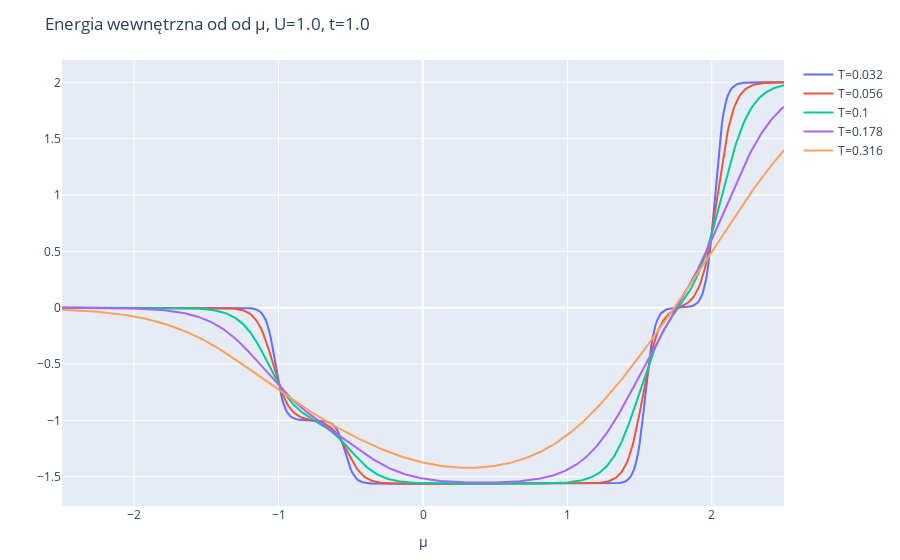

Here is the notebook cell this chart was saved with:
### Code cell
y_vals = U_vals

layout = Layout(
    title="Energia wewnętrzna od od μ, U=$U, t=$t",
    xaxis_title="μ",
    yaxis_title="",
)
plot([scatter(x=chem_potentials, y=yval, name="T=$t") for (yval, t) in zip(y_vals, temp_range)], layout)

### Figure 1 — Plotly figure (JSON) as saved in the notebook; plotly's stock layout.template omitted (floating-point values rounded to 4 significant figures; data arrays with more than 128 entries replaced by an {"elided": "..."} marker saying what was removed)
{"data": [{"name": "T=0.032", "type": "scatter", "x": {"elided": "501 float values"}, "y": {"elided": "501 float values"}}, {"name": "T=0.056", "type": "scatter", "x": {"elided": "501 float values"}, "y": {"elided": "501 float values"}}, {"name": "T=0.1", "type": "scatter", "x": {"elided": "501 float values"}, "y": {"elided": "501 float values"}}, {"name": "T=0.178", "type": "scatter", "x": {"elided": "501 float values"}, "y": {"elided": "501 float values"}}, {"name": "T=0.316", "type": "scatter", "x": {"elided": "501 float values"}, "y": {"elided": "501 float values"}}], "layout": {"margin": {"b": 50, "l": 50, "r": 50, "t": 60}, "title": "Energia wewnętrzna od od μ, U=1.0, t=1.0", "xaxis": {"title": {"text": "μ"}}, "yaxis": {"title": {"text": ""}}}}
